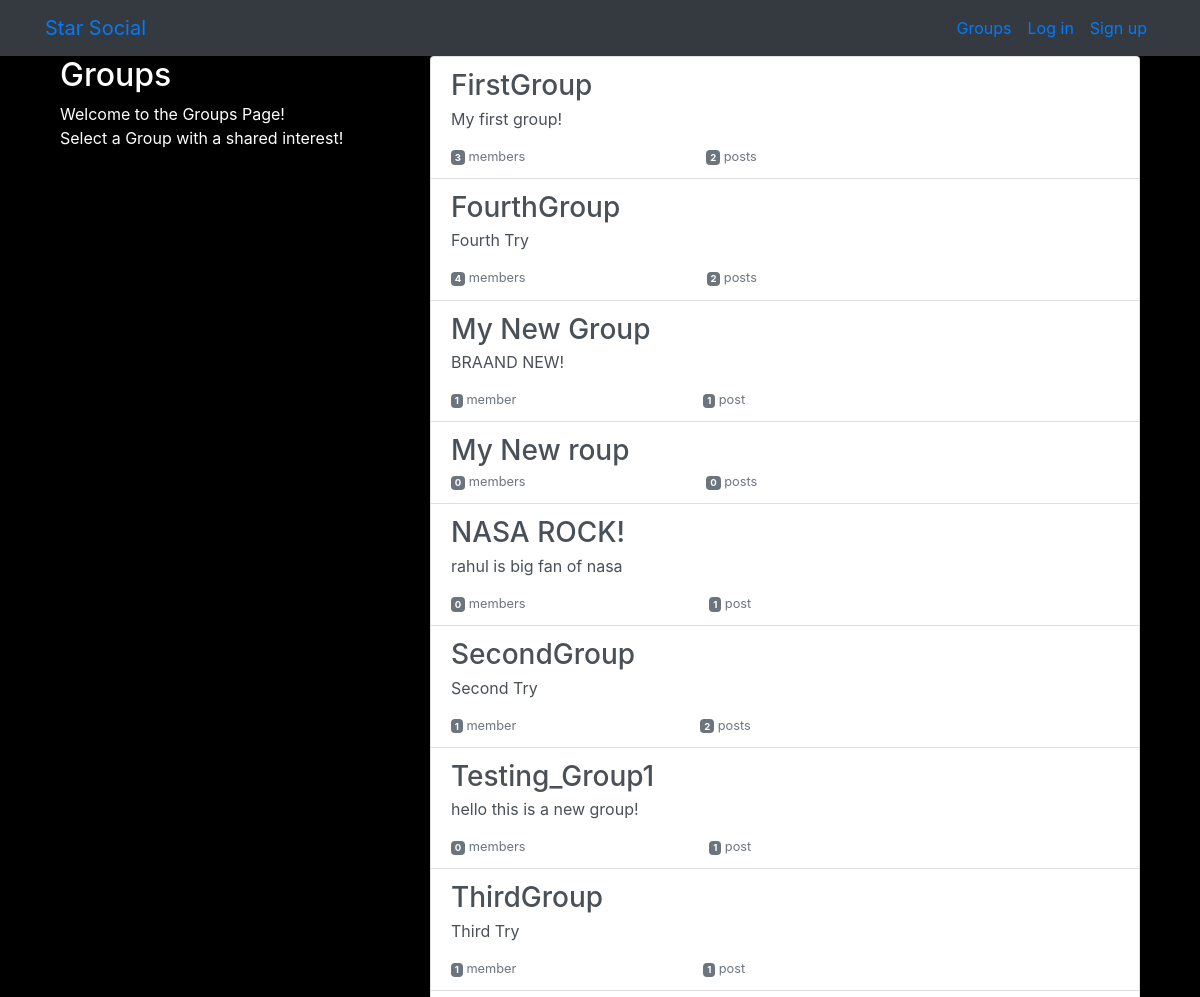
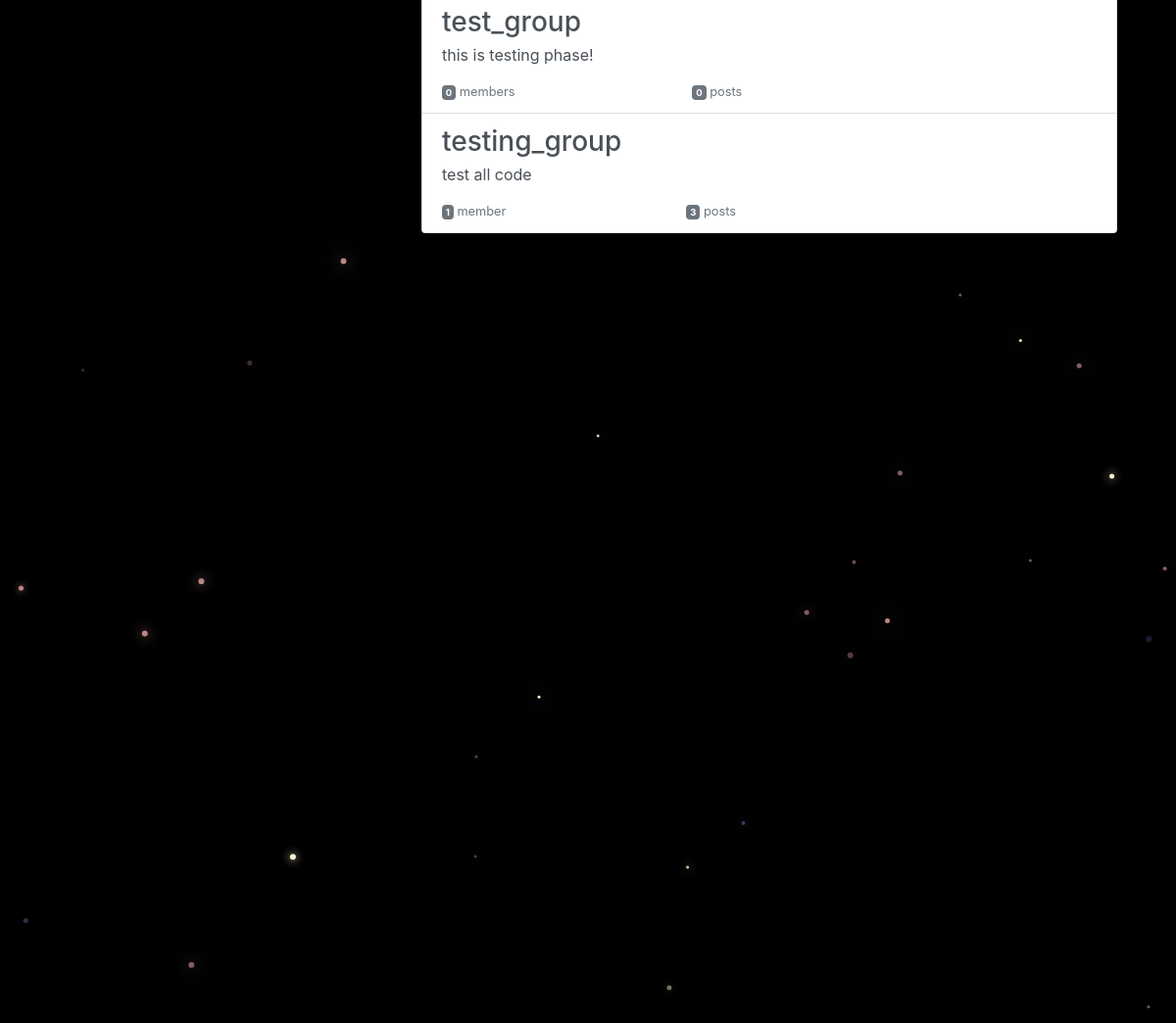
The app's page /groups/ with its own data (2 pictures, top to bottom).
### groups/models.py (models this page shows, shortened)
class Group(models.Model):
    name = models.CharField(max_length=255,unique=True)
    slug = models.SlugField(allow_unicode=True,unique=True)
    description = models.TextField(blank=True,default='')
    description_html = models.TextField(editable=False,default='',blank=True)
    members = models.ManyToManyField(User,through='GroupMember')
    class Meta:
        ordering = ['name']

### groups/views.py (the view)
# urls.py: path('',views.ListGroups.as_view(),name='all'),
class ListGroups(generic.ListView):
    model = Group

### groups/templates/groups/group_list.html (shortened to what this page needs)
{% extends "groups/group_base.html" %}
{% block pregroup %}
<div class="col-md-4">
	<div class="content">
			<h2>Groups</h2>
			<p>Welcome to the Groups Page! <br>Select a Group with a shared interest!</p>
	</div>
</div>
{% endblock %}
{% block group_content %}
<div class="col-md-8">
	<div class="list-group">
		{% for group in object_list %}
		<a href="{% url 'groups:single' slug=group.slug %}"
		class="list-group-item list-group-item-action flex-column align-items-start">
			<h3 class="mb-1">{{ group.name }}</h3>
			<p class="mb-1">{{ group.description_html|safe }}</p>
			<div class="d-flex w-40 justify-content-between">
				<small class="text-muted"><span class="badge badge-secondary">
					{{ group.members.count }}</span> member{{ group.members.count|pluralize }}</small>
				<small class="text-muted"><span class="badge badge-secondary">
					{{ group.posts.count }}</span> post{{ group.posts.count|pluralize }}</small>
			</div>
		</a>
		{% endfor %}
	</div>
</div>
{% endblock %}

### static/simplesocial/css/master.css (style rules this page uses)
body { margin: 0; overflow: hidden; background-color: black; color:white; }

### records on screen
Group: name "FirstGroup", description_html "My first group!", members.count "3", posts.count "2"
Group: name "FourthGroup", description_html "Fourth Try", members.count "4", posts.count "2"
Group: name "My New Group", description_html "BRAAND NEW!", members.count "1", posts.count "1"
Group: name "My New roup", members.count "0", posts.count "0"
Group: name "NASA ROCK!", description_html "rahul is big fan of nasa", members.count "0", posts.count "1"
Group: name "SecondGroup", description_html "Second Try", members.count "1", posts.count "2"
Group: name "Testing_Group1", description_html "hello this is a new group!", members.count "0", posts.count "1"
Group: name "ThirdGroup", description_html "Third Try", members.count "1", posts.count "1"
Group: name "test_group", description_html "this is testing phase!", members.count "0", posts.count "0"
Group: name "testing_group", description_html "test all code", members.count "1", posts.count "3"
